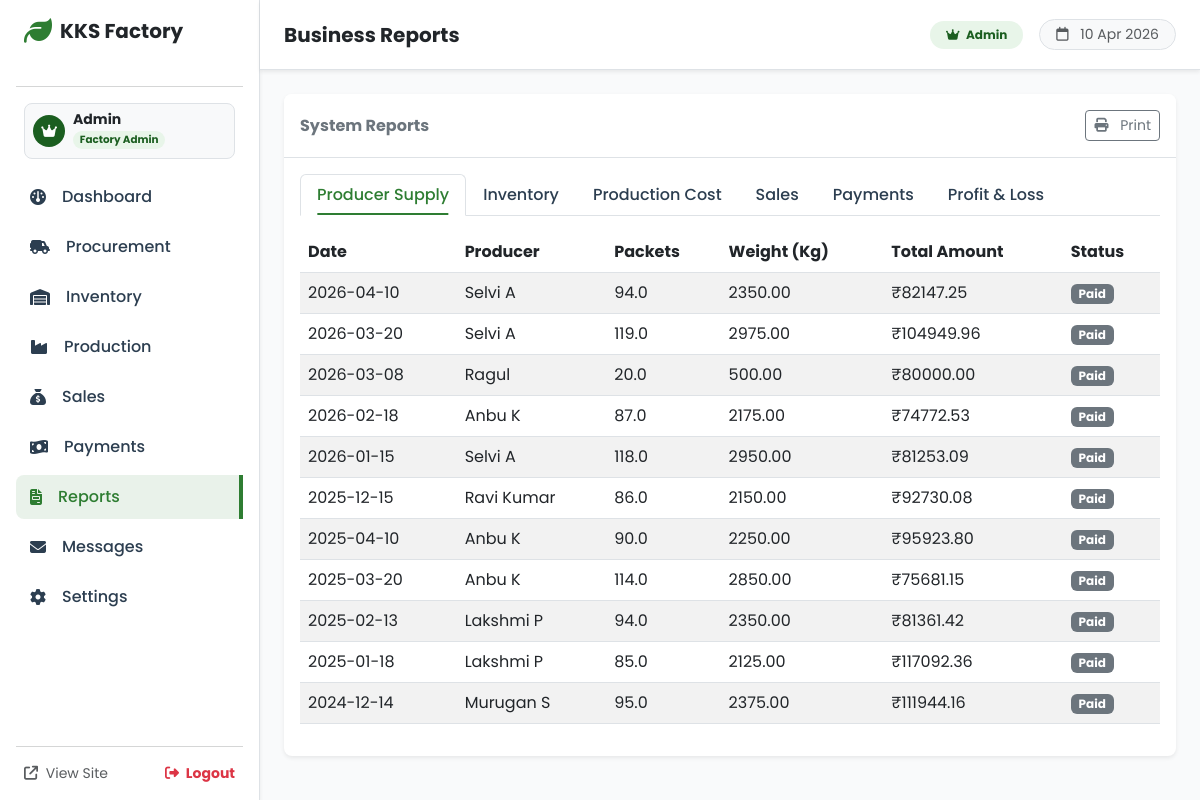
Screenshot of /reports (signed in) with the database file from the repository.
### app.py (models this page shows)
class User(db.Model):
    id = db.Column(db.Integer, primary_key=True)
    username = db.Column(db.String(80), unique=True, nullable=False)
    password = db.Column(db.String(120), nullable=False)
    role = db.Column(db.String(20), default='admin')  # 'admin' or 'manager'

class ProducerRequest(db.Model):
    id = db.Column(db.Integer, primary_key=True)
    name = db.Column(db.String(100), nullable=False)
    phone = db.Column(db.String(20), nullable=False)
    quantity = db.Column(db.Float, nullable=False)  # Packets
    packet_size = db.Column(db.Float, default=25.0)  # Kg per packet
    price_per_packet = db.Column(db.Float, default=0.0)
    total_amount = db.Column(db.Float, default=0.0)
    address = db.Column(db.Text)
    date = db.Column(db.DateTime, default=datetime.utcnow)
    status = db.Column(db.String(20), default='Pending')  # Pending, Approved, Rejected, Paid

### app.py (the view)
@app.route('/reports')
@login_required
def reports():
    producer_data = ProducerRequest.query.order_by(ProducerRequest.date.desc()).all()
    inventory_data = Inventory.query.all()
    production_data = Production.query.order_by(Production.date.desc()).all()
    sales_data = Sale.query.order_by(Sale.date.desc()).all()
    payment_data = ProducerRequest.query.filter(ProducerRequest.status.in_(['Approved', 'Paid'])).all()
    total_sales = db.session.query(db.func.sum(Sale.total_amount)).scalar() or 0
    total_cost = db.session.query(
        db.func.sum(ProducerRequest.total_amount)
    ).filter(ProducerRequest.status != 'Rejected').scalar() or 0
    profit = total_sales - total_cost
    return render_template('reports.html',
                           producer_data=producer_data,
                           inventory_data=inventory_data,
                           production_data=production_data,
                           sales_data=sales_data,
                           payment_data=payment_data,
                           total_sales=total_sales,
                           total_cost=total_cost,
                           profit=profit)

### templates/reports.html (shortened to what this page needs)
{% extends 'base.html' %}
{% block header_title %}Business Reports{% endblock %}
{% block content_admin %}
<div class="row g-4">
    <div class="col-12">
        <div class="card border-0 shadow-sm rounded-3">
            <div class="card-header bg-white py-3 border-bottom d-flex justify-content-between align-items-center">
                <h6 class="mb-0 fw-bold text-secondary">System Reports</h6>
                <div class="btn-group">
                    <button class="btn btn-sm btn-outline-secondary" onclick="window.print()"><i class="fa-solid fa-print me-2"></i> Print</button>
                </div>
            </div>
            <div class="card-body">
                <ul class="nav nav-tabs mb-3" id="reportTabs" role="tablist">
                    <li class="nav-item" role="presentation">
                        <button class="nav-link active" id="producer-tab" data-bs-toggle="tab" data-bs-target="#producer" type="button" role="tab">Producer Supply</button>
                    </li>
                    <li class="nav-item" role="presentation">
                        <button class="nav-link" id="inventory-tab" data-bs-toggle="tab" data-bs-target="#inventory" type="button" role="tab">Inventory</button>
                    </li>
                    <li class="nav-item" role="presentation">
                        <button class="nav-link" id="production-tab" data-bs-toggle="tab" data-bs-target="#production" type="button" role="tab">Production Cost</button>
                    </li>
                    <li class="nav-item" role="presentation">
                        <button class="nav-link" id="sales-tab" data-bs-toggle="tab" data-bs-target="#sales" type="button" role="tab">Sales</button>
                    </li>
                    <li class="nav-item" role="presentation">
                        <button class="nav-link" id="payment-tab" data-bs-toggle="tab" data-bs-target="#payment" type="button" role="tab">Payments</button>
                    </li>
                    <li class="nav-item" role="presentation">
                        <button class="nav-link" id="pl-tab" data-bs-toggle="tab" data-bs-target="#pl" type="button" role="tab">Profit & Loss</button>
                    </li>
                </ul>
                <div class="tab-content" id="reportTabsContent">
                    <div class="tab-pane fade show active" id="producer" role="tabpanel">
                        <div class="table-responsive">
                            <table class="table table-striped table-hover">
                                <thead>
                                    <tr>
                                        <th>Date</th>
                                        <th>Producer</th>
                                        <th>Packets</th>
                                        <th>Weight (Kg)</th>
                                        <th>Total Amount</th>
                                        <th>Status</th>
                                    </tr>
                                </thead>
                                <tbody>
                                    {% for item in producer_data %}
                                    <tr>
                                        <td>{{ item.date.strftime('%Y-%m-%d') }}</td>
                                        <td>{{ item.name }}</td>
                                        <td>{{ item.quantity }}</td>
                                        <td>{{ "%.2f"|format(item.quantity * item.packet_size) }}</td>
                                        <td>₹{{ "%.2f"|format(item.total_amount) }}</td>
                                        <td><span class="badge bg-secondary">{{ item.status }}</span></td>
                                    </tr>
                                    {% endfor %}
                                </tbody>
                            </table>
                        </div>
                    </div>
                </div>
            </div>
        </div>
    </div>
</div>
{% endblock %}

### templates/base.html (shortened to what this page needs)
<!DOCTYPE html>
<html lang="en">
<head>
    <link href="https://cdn.jsdelivr.net/npm/bootstrap@5.3.0/dist/css/bootstrap.min.css" rel="stylesheet">
    <link rel="stylesheet" href="https://cdnjs.cloudflare.com/ajax/libs/font-awesome/6.4.0/css/all.min.css">
    <link rel="stylesheet" href="{{ url_for('static', filename='css/style.css') }}">
</head>
<body class="{% if session.get('user_id') %}admin-body{% else %}d-flex flex-column min-vh-100{% endif %} theme-cassava">
    {% if session.get('user_id') %}
    <div class="d-flex w-100">
        <div class="sidebar d-flex flex-column flex-shrink-0 p-3 bg-white shadow-sm border-end"
             style="width: 260px; height: 100vh; position: fixed; overflow-y: auto; z-index: 1000;">
            <a href="{{ url_for('dashboard') }}" class="d-flex align-items-center mb-4 text-dark text-decoration-none px-2">
                <i class="fa-solid fa-leaf text-brand fs-3 me-2"></i>
                <span class="fs-5 fw-bold" style="font-family: 'Poppins', sans-serif;">KKS Factory</span>
            </a>
            <hr class="text-muted opacity-25">
            {% if current_user %}
            <div class="px-2 mb-3">
                <div class="d-flex align-items-center gap-2 p-2 rounded-3 bg-light border">
                    <div class="rounded-circle d-flex align-items-center justify-content-center flex-shrink-0"
                         style="width:32px;height:32px;background:{{ '#1b5e20' if current_user.role == 'admin' else '#1565c0' }};">
                        <i class="fa-solid {{ 'fa-crown' if current_user.role == 'admin' else 'fa-user-gear' }} text-white small"></i>
                    </div>
                    <div>
                        <div class="fw-bold text-dark small lh-1">{{ current_user.username|title }}</div>
                        <span class="badge rounded-pill mt-1"
                              style="font-size:0.65rem;background:{{ '#e8f5e9' if current_user.role == 'admin' else '#e3f2fd' }};color:{{ '#1b5e20' if current_user.role == 'admin' else '#1565c0' }};">
                            {{ 'Factory Admin' if current_user.role == 'admin' else 'Operations Manager' }}
                        </span>
                    </div>
                </div>
            </div>
            {% endif %}
            <ul class="nav nav-pills flex-column mb-auto">
                <li class="nav-item mb-1">
                    <a href="{{ url_for('dashboard') }}" class="nav-link {% if request.endpoint == 'dashboard' %}active-custom{% else %}text-dark hover-light{% endif %} d-flex align-items-center fw-medium">
                        <i class="fa-solid fa-gauge me-3 w-20 text-center"></i> Dashboard
                    </a>
                </li>
                <li class="nav-item mb-1">
                    <a href="{{ url_for('procurement') }}" class="nav-link {% if request.endpoint == 'procurement' %}active-custom{% else %}text-dark hover-light{% endif %} d-flex align-items-center fw-medium">
                        <i class="fa-solid fa-truck-field me-3 w-20 text-center"></i> Procurement
                    </a>
                </li>
                <li class="nav-item mb-1">
                    <a href="{{ url_for('inventory') }}" class="nav-link {% if request.endpoint == 'inventory' %}active-custom{% else %}text-dark hover-light{% endif %} d-flex align-items-center fw-medium">
                        <i class="fa-solid fa-warehouse me-3 w-20 text-center"></i> Inventory
                    </a>
                </li>
                <li class="nav-item mb-1">
                    <a href="{{ url_for('production') }}" class="nav-link {% if request.endpoint == 'production' %}active-custom{% else %}text-dark hover-light{% endif %} d-flex align-items-center fw-medium">
                        <i class="fa-solid fa-industry me-3 w-20 text-center"></i> Production
                    </a>
                </li>
                <li class="nav-item mb-1">
                    <a href="{{ url_for('sales') }}" class="nav-link {% if request.endpoint == 'sales' %}active-custom{% else %}text-dark hover-light{% endif %} d-flex align-items-center fw-medium">
                        <i class="fa-solid fa-sack-dollar me-3 w-20 text-center"></i> Sales
                    </a>
                </li>
                <li class="nav-item mb-1">
                    <a href="{{ url_for('payments') }}" class="nav-link {% if request.endpoint == 'payments' %}active-custom{% else %}text-dark hover-light{% endif %} d-flex align-items-center fw-medium">
                        <i class="fa-solid fa-money-bill-wave me-3 w-20 text-center"></i> Payments
                    </a>
                </li>
                <li class="nav-item mb-1">
                    <a href="{{ url_for('reports') }}" class="nav-link {% if request.endpoint == 'reports' %}active-custom{% else %}text-dark hover-light{% endif %} d-flex align-items-center fw-medium">
                        <i class="fa-solid fa-file-invoice me-3 w-20 text-center"></i> Reports
                    </a>
                </li>
                <li class="nav-item mb-1">
                    <a href="{{ url_for('admin_messages') }}" class="nav-link {% if request.endpoint == 'admin_messages' %}active-custom{% else %}text-dark hover-light{% endif %} d-flex align-items-center fw-medium">
                        <i class="fa-solid fa-envelope me-3 w-20 text-center"></i> Messages
                    </a>
                </li>
                {% if current_user and current_user.role == 'admin' %}
                <li class="nav-item mb-1">
                    <a href="{{ url_for('settings') }}" class="nav-link {% if request.endpoint == 'settings' %}active-custom{% else %}text-dark hover-light{% endif %} d-flex align-items-center fw-medium">
                        <i class="fa-solid fa-cog me-3 w-20 text-center"></i> Settings
                    </a>
                </li>
                {% endif %}
            </ul>
            <hr class="text-muted opacity-25">
            <div class="d-flex align-items-center justify-content-between px-2">
                <a href="{{ url_for('index') }}" target="_blank" class="text-muted small text-decoration-none">
                    <i class="fa-solid fa-arrow-up-right-from-square me-1"></i> View Site
                </a>
                <a href="{{ url_for('logout') }}" class="text-danger small text-decoration-none fw-bold">
                    <i class="fa-solid fa-right-from-bracket me-1"></i> Logout
                </a>
            </div>
        </div>
        <div class="flex-grow-1" style="margin-left: 260px; background-color: #f9fafb; min-height: 100vh;">
            <header class="bg-white shadow-sm border-bottom py-3 px-4 d-flex justify-content-between align-items-center sticky-top" style="height: 70px;">
                <h5 class="m-0 fw-bold text-dark">
                    {% block header_title %}{% endblock %}
                </h5>
                <div class="d-flex align-items-center gap-3">
                    {% if current_user %}
                    <span class="badge rounded-pill px-3 py-2"
                          style="background:{{ '#e8f5e9' if current_user.role == 'admin' else '#e3f2fd' }};color:{{ '#1b5e20' if current_user.role == 'admin' else '#1565c0' }};font-size:0.75rem;">
                        <i class="fa-solid {{ 'fa-crown' if current_user.role == 'admin' else 'fa-user-gear' }} me-1"></i>
                        {{ 'Admin' if current_user.role == 'admin' else 'Manager' }}
                    </span>
                    {% endif %}
                    <span class="text-muted small bg-light px-3 py-1 rounded-pill border">
                        <i class="fa-regular fa-calendar me-2"></i> {{ today_date }}
                    </span>
                </div>
            </header>
            <main class="p-4">
                {% block content_admin %}{% endblock %}
            </main>
        </div>
    </div>
    {% endif %}
</body>
</html>

### rows the page displays
User: username "Admin", role "Factory Admin", role "Admin"
ProducerRequest: date "2026-04-10", name "Selvi A", quantity "94.0", item.quantity*item.packet_size "2350.00", total_amount "82147.25", status "Paid"
ProducerRequest: date "2026-03-20", name "Selvi A", quantity "119.0", item.quantity*item.packet_size "2975.00", total_amount "104949.96", status "Paid"
ProducerRequest: date "2026-03-08", name "Ragul", quantity "20.0", item.quantity*item.packet_size "500.00", total_amount "80000.00", status "Paid"
ProducerRequest: date "2026-02-18", name "Anbu K", quantity "87.0", item.quantity*item.packet_size "2175.00", total_amount "74772.53", status "Paid"
ProducerRequest: date "2026-01-15", name "Selvi A", quantity "118.0", item.quantity*item.packet_size "2950.00", total_amount "81253.09", status "Paid"
ProducerRequest: date "2025-12-15", name "Ravi Kumar", quantity "86.0", item.quantity*item.packet_size "2150.00", total_amount "92730.08", status "Paid"
ProducerRequest: date "2025-04-10", name "Anbu K", quantity "90.0", item.quantity*item.packet_size "2250.00", total_amount "95923.80", status "Paid"
ProducerRequest: date "2025-03-20", name "Anbu K", quantity "114.0", item.quantity*item.packet_size "2850.00", total_amount "75681.15", status "Paid"
ProducerRequest: date "2025-02-13", name "Lakshmi P", quantity "94.0", item.quantity*item.packet_size "2350.00", total_amount "81361.42", status "Paid"
ProducerRequest: date "2025-01-18", name "Lakshmi P", quantity "85.0", item.quantity*item.packet_size "2125.00", total_amount "117092.36", status "Paid"
ProducerRequest: date "2024-12-14", name "Murugan S", quantity "95.0", item.quantity*item.packet_size "2375.00", total_amount "111944.16", status "Paid"
